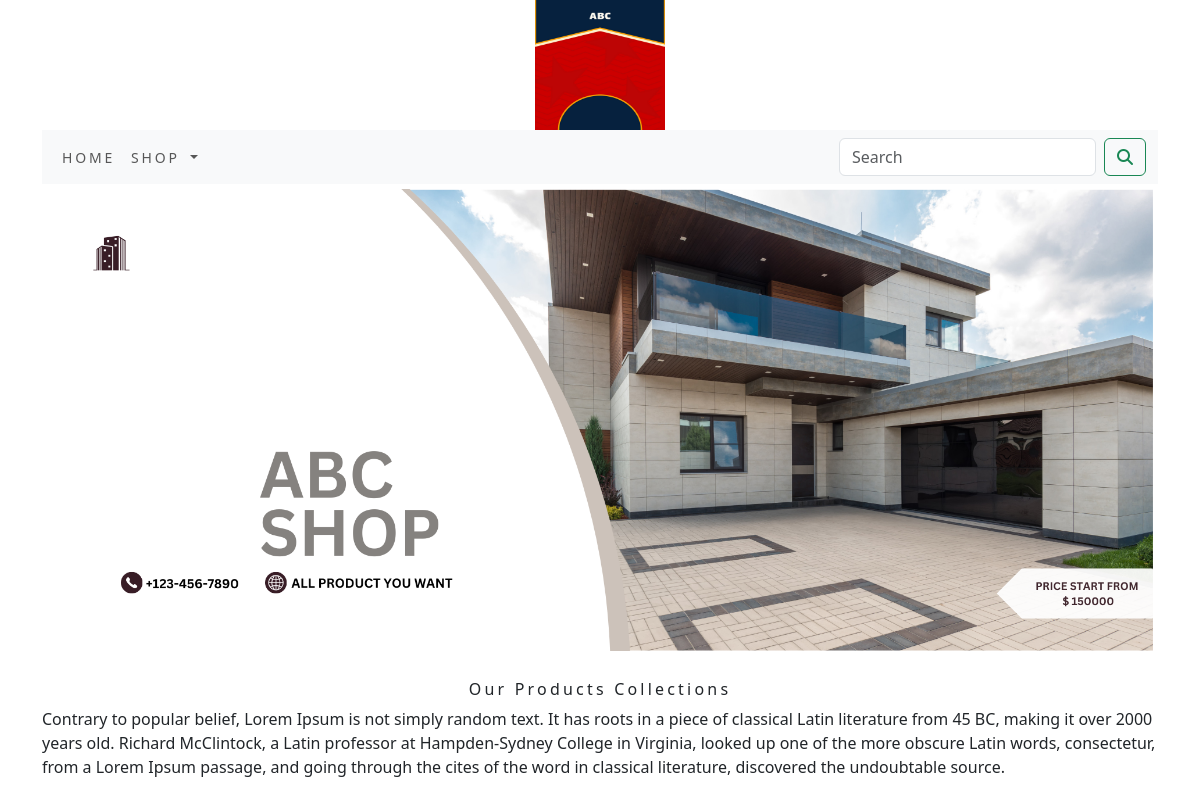
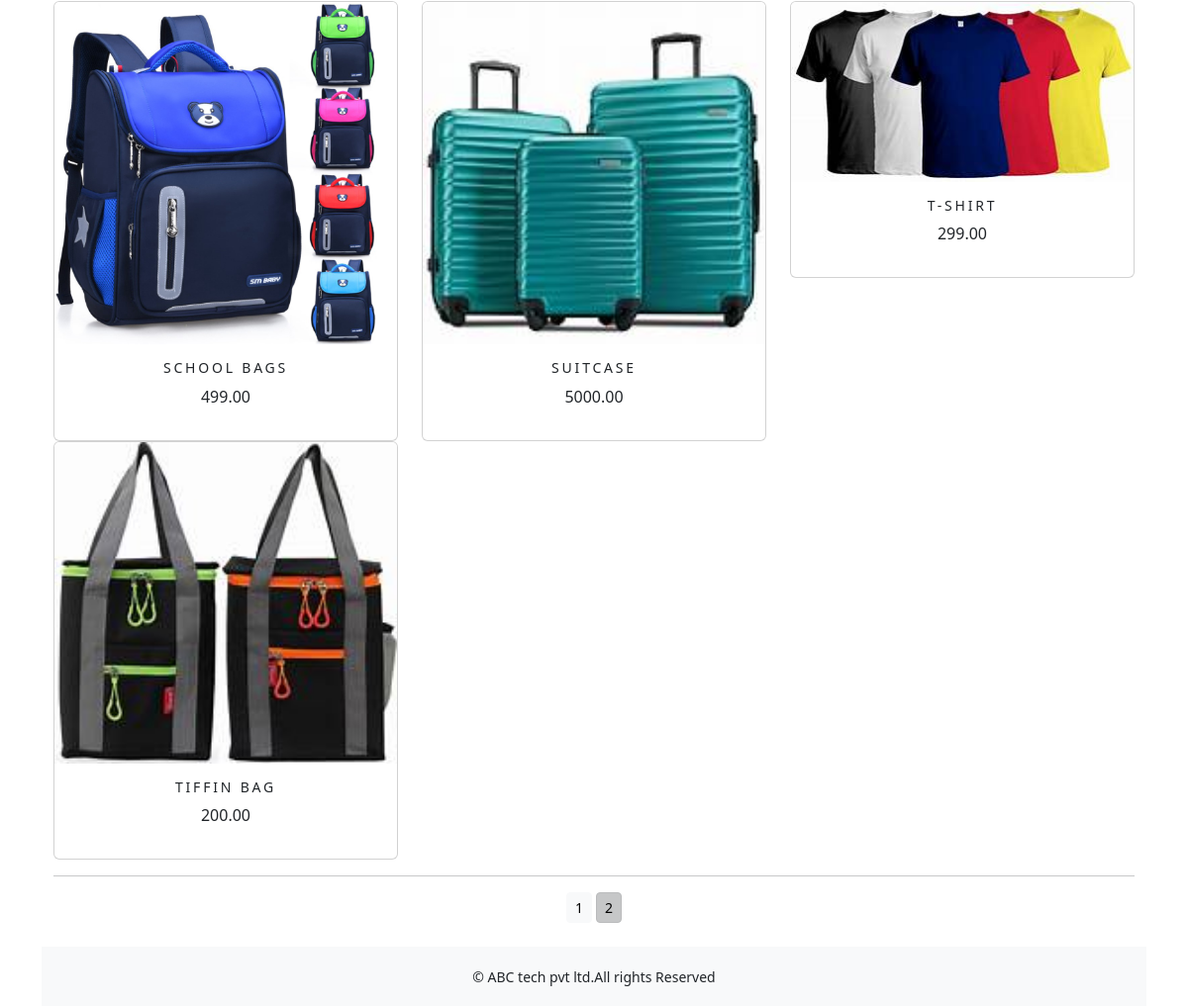
Screenshot of /shop?page=2 with the database file from the repository (2 pictures, top to bottom).
### shop/models.py (models this page shows, shortened)
class Product(models.Model):
    name=models.CharField(max_length=250,unique=True)
    slug=models.SlugField(max_length=250,unique=True)
    description=models.TextField(blank=True)
    price=models.DecimalField(max_digits=10,decimal_places=2)
    category=models.ForeignKey(Category,on_delete=models.CASCADE)
    image=models.ImageField(upload_to='product',blank=True)
    stock=models.IntegerField()
    available=models.BooleanField(default=True)
    created=models.DateTimeField(auto_now_add=True)
    updated=models.DateTimeField(auto_now=True)
    def get_url(self):
        return reverse('shop:prodCatdetail',args=[self.category.slug,self.slug])
    class Meta:
        ordering = ('name',)
        verbose_name = 'product'
        verbose_name_plural = 'products'

### shop/views.py (the view)
# urls.py: path('',views.allProdCat,name='allProdCat'),
def allProdCat(request,c_slug=None):
    c_page=None
    products_list=None
    if c_slug!=None:
        c_page=get_object_or_404(Category,slug=c_slug)
        products_list=Product.objects.all().filter(category=c_page,available=True)
    else:
        products_list=Product.objects.all().filter(available=True)
    paginator=Paginator(products_list,5)
    try:
        page=int(request.GET.get('page','1'))
    except:
        page=1
    try:
        products=paginator.page(page)
    except (EmptyPage,InvalidPage):
        products=paginator.page(paginator.num_pages)
    return  render(request,"category.html",{'category':c_page,'products':products})

### cart/context_processors.py (called while the page is built)
def counter(request):
    item_count=0
    if 'admin' in request.path:
        return {}
    else:
        try:
            cart=Cart.objects.filter(cart_id=_cart_id(request))
            car_items=CartItem.objects.all().filter(cart=cart[:1])
            for cart_item in car_items:
                item_count += cart_item.quantity
        except Cart.DoesNotExist:
            item_count =0
    return dict(item_count=item_count)

### cart/views.py (called while the page is built)
def _cart_id(request):
    cart=request.session.session_key
    if not cart:
        cart=request.session.create()
    return cart

### shop/context_processors.py (called while the page is built)
def menu_links(request):
    links=Category.objects.all()
    return dict(links=links)

### shop/models.py (called while the page is built)
    def get_url(self):
        return reverse('shop:products_by_category',args=[self.slug])

### templates/category.html (shortened to what this page needs)
{% extends 'base.html' %}
{% load static %}
{% block content %}
<div class="mx_auto">
    {% if category %}
        <img class="my_image" src="{{category.image.url}}" alt="{{category.name}}" width="500px;">
</div>
    <br>
<div>
        <h1 class="text-center my_title">{{category.name}}</h1>
        <p class="text-justify">{{category.description}}</p>
</div>
    {% else %}
<div>
<img class="my_image my_image_padding" src="{% static 'img/banner.png' %}" alt="our products" width="1250px;">
</div>
<br>
<div>
    <h1 class="text-center my_title"> Our Products Collections</h1>
    <p class="text-justify">Contrary to popular belief, Lorem Ipsum is not simply random text. It has roots in a piece of classical Latin literature from 45 BC, making it over 2000 years old. Richard McClintock, a Latin professor at Hampden-Sydney College in Virginia, looked up one of the more obscure Latin words, consectetur, from a Lorem Ipsum passage, and going through the cites of the word in classical literature, discovered the undoubtable source.</p>
</div>
    {% endif %}
<div class="container">
    <div class="row mx_auto">
        {% for product in products.object_list %}
        <div class="my_bottom_margin col_9 col-sm-12 col-md-4  col-lg-4">
            <div class="card text-center" style="min-width:18rem;">
                <a href="{{product.get_url}}"><img class="card-img-top my_image" src="{{product.image.url}}" alt="{{product.name}}" width="500px;"></a>
                <div class="card-body">
                    <h4>{{product.name}}</h4>
                    <p>{{product.price}}</p>
                </div>
            </div>
        </div>
        {% endfor %}
    </div>
    <div class="mx-auto">
        {% if products.paginator.num_pages > 1 %}
        <hr>
        <div class="text-center">
            {% for pg in products.paginator.page_range %}
                <a href="?page={{pg}}"  class="btn btn-light btn-sm {% if products.number == pg %} active {% endif %}">{{pg}}</a>
            {% endfor %}
        </div>
        {% endif %}
    </div>
    <br>
</div>
{% endblock %}

### static/css/custom.css (style rules this page uses)
body { font-family: 'Roboto', sans-serif; }
.my_image { width:100%; height:auto; }
.my_title { font-size:16px; text_transform:uppercase; letter-spacing:.2em; }
.my_image_padding { padding:5px; }
.my_bottom_margin { margin_bottom:10px; }
.card-body h4 { font-size:14px; text-transform:uppercase; letter-spacing:.2em; }

### rows the page displays
Product: image (picture), name "SCHOOL BAGS", price "499.00"
Product: image (picture), name "SUITCASE", price "5000.00"
Product: image (picture), name "T-SHIRT", price "299.00"
Product: image (picture), name "TIFFIN BAG", price "200.00"

### other values shown
{{ pg }} "1" "2"
